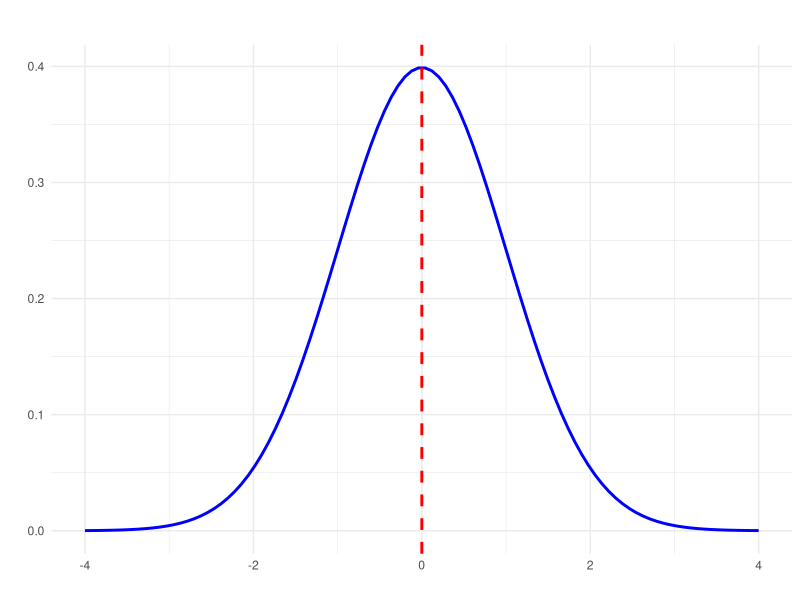
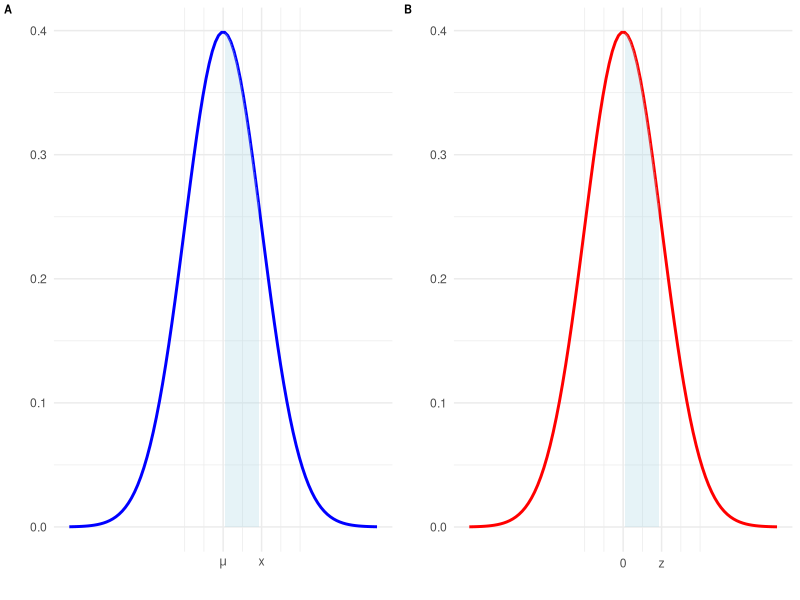
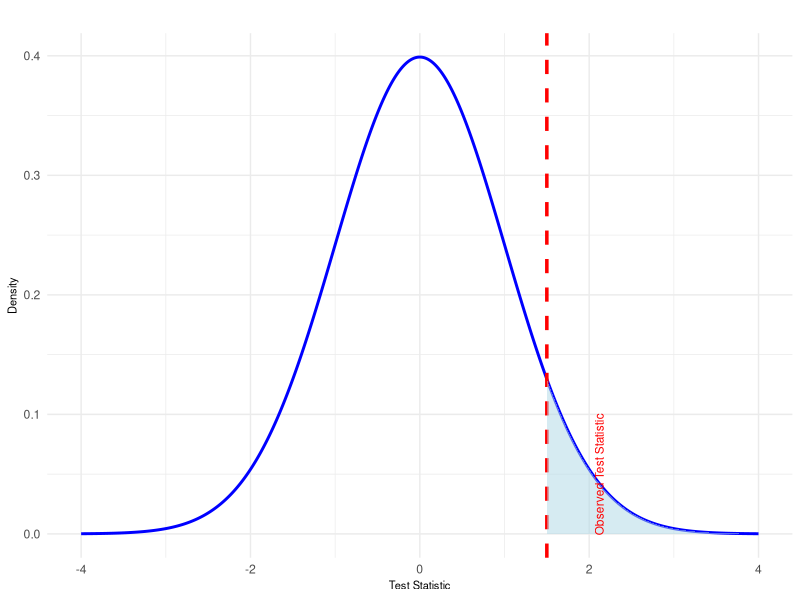
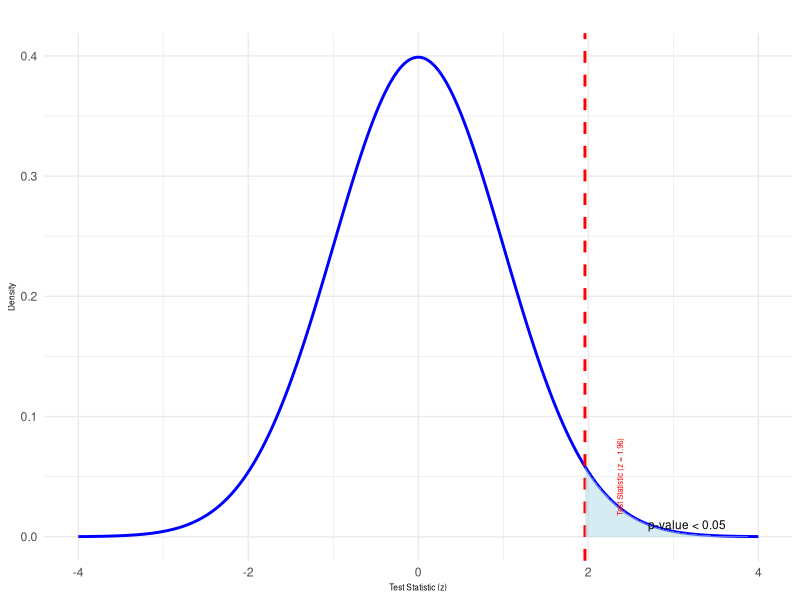

Generate these figures, in order, with R: (Note: this script raises an error after producing the figures.)
## ---- chunk 1
# Load the necessary library
library(ggplot2)
library(dplyr)
# Parameters for the normal distribution
mean <- 0  # Mean 
sd <- 1    # Standard deviation 

# Generate a sequence of x values
x <- seq(-4, 4, length = 100)

# Calculate the density of the normal distribution for each x value
y <- dnorm(x, mean, sd)

# Create a data frame for ggplot
data <- data.frame(x = x, y = y)

# Plot the normal distribution
ggplot(data, aes(x = x, y = y)) +
  geom_line(color = "blue", size = 1) +
  geom_vline(xintercept = mean, linetype = "dashed", color = "red", size = 1) +
  labs(title = "", subtitle = expression(paste("")),x = "", y = "") +
  theme(axis.text.y = element_blank(), # Remove y-axis numbers
      #  axis.ticks.y = element_blank(), # Remove y-axis ticks
        axis.title.y = element_blank()) +# Remove y-axis title
  theme_minimal()

## ---- chunk 2
# Load necessary libraries
library(ggplot2)
library(cowplot)

# Define standard deviation and mean
mu <- 2
sd <- 1

# Create a data frame for the first plot (normal distribution centered at mu)
x_vals <- seq(mu - 4 * sd, mu + 4 * sd, length.out = 100)
dist1 <- dnorm(x_vals, mean = mu, sd = sd)
data1 <- data.frame(x = x_vals, y = dist1)

# Create a data frame for the second plot (normal distribution centered at 0)
x_vals2 <- seq(-4 * sd, 4 * sd, length.out = 100)
dist2 <- dnorm(x_vals2, mean = 0, sd = sd)
data2 <- data.frame(x = x_vals2, y = dist2)

# First plot: Normal distribution with mean mu
plot1 <- ggplot(data1, aes(x = x, y = y)) +
  geom_line(color = "blue", size = 1) +             # Plot the line
  geom_ribbon(data = subset(data1, x >= mu & x <= mu + sd), aes(ymin = 0, ymax = y), fill = "lightblue", alpha = 0.3) + # Fill light blue from mu to 1 SD
  labs(x = "", y = "") +
  scale_x_continuous(breaks = c(mu, mu + sd), labels = c(expression(mu), "x")) + # Label x-axis with mu and x at mu + 1 SD
  theme_minimal() +
  theme(axis.title.x = element_text(size = 14),axis.title.y = element_text(size = 14)
  )

# Second plot: Normal distribution with mean 0
plot2 <- ggplot(data2, aes(x = x, y = y)) +
  geom_line(color = "red", size = 1) +              # Plot the line
  geom_ribbon(data = subset(data2, x >= 0 & x <= 0 + sd), aes(ymin = 0, ymax = y), fill = "lightblue", alpha = 0.3) + # Fill light blue from 0 to 1 SD
  labs(x = "", y = "") +
  scale_x_continuous(breaks = c(0, 0 + sd), labels = c("0", "z")) + # Label x-axis with 0 and z at 1 SD
  theme_minimal() +
  theme(axis.title.x = element_text(size = 14), axis.title.y = element_text(size = 14)
  )

# Combine the two plots side by side
combined_plot <- plot_grid(plot1, plot2, labels = c("A", "B"), label_size = 8)

# Display the combined plot
print(combined_plot)

## ---- chunk 3
cat("$$t = \\frac{\\bar{X_1} - \\bar{X_2}}{\\sqrt{\\frac{s_1^2}{n_1} + \\frac{s_2^2}{n_2}}}$$")

## ---- chunk 4
cat("$$t = \\frac{\\bar{D}}{\\frac{s_D}{\\sqrt{n}}}$$")
## ---- chunk 5
cat("$$z = \\frac{\\bar{X} - \\mu}{\\frac{\\sigma}{\\sqrt{n}}}$$")
## ---- chunk 6
cat("$$F = \\frac{MST}{MSE}$$")
## ---- chunk 7
cat("$$r = \\frac{\\sum (x_i - \\bar{x})(y_i - \\bar{y})}{\\sqrt{\\sum (x_i - \\bar{x})^2 \\sum (y_i - \\bar{y})^2}}$$")
## ---- chunk 8
# Define mean, standard deviation, and observed test statistic
mean <- 0  # Assume mean is 0 under the null hypothesis
sd <- 1    # Standard deviation for the standard normal distribution
test_stat <- 1.5  # Example of an observed test statistic

# Create a sequence of x values for the plot
x_vals <- seq(mean - 4 * sd, mean + 4 * sd, length.out = 1000)

# Calculate the density (y-values) for the normal distribution
y_vals <- dnorm(x_vals, mean = mean, sd = sd)

# Create a data frame for plotting
data <- data.frame(x = x_vals, y = y_vals)

# Plot the normal distribution
ggplot(data, aes(x = x, y = y)) +
  geom_line(color = "blue", size = 1) +  # Plot the normal distribution curve
  geom_vline(xintercept = test_stat, color = "red", linetype = "dashed", size = 1.2) +  # Mark the observed test statistic
  geom_ribbon(data = subset(data, x >= test_stat), aes(ymin = 0, ymax = y), fill = "lightblue", alpha = 0.5) +  # Shade area beyond the test statistic
  labs(title = "", x = "Test Statistic", y = "Density") +
  annotate("text", x = test_stat + 0.3, y = 0.05, label = "Observed Test Statistic", color = "red", angle = 90, vjust = 3.5, size=3) +
  theme_minimal() +
  theme(axis.title.x = element_text(size = 8),
    axis.title.y = element_text(size = 8),
    plot.title = element_text(hjust = 0.5)
  )

## ---- chunk 9
# Load necessary libraries
library(ggplot2)

# Define mean, standard deviation, and observed test statistic
mean <- 0  # Mean of the standard normal distribution (under null hypothesis)
sd <- 1    # Standard deviation of the standard normal distribution
test_stat <- 1.96  # Example test statistic for a 95% confidence level (for significance level of 0.05)

# Create a sequence of x values for the plot
x_vals <- seq(mean - 4 * sd, mean + 4 * sd, length.out = 1000)

# Calculate the density (y-values) for the normal distribution
y_vals <- dnorm(x_vals, mean = mean, sd = sd)

# Create a data frame for plotting
data <- data.frame(x = x_vals, y = y_vals)

# Plot the normal distribution
ggplot(data, aes(x = x, y = y)) +
  geom_line(color = "blue", size = 1) +  # Plot the normal distribution curve
  geom_vline(xintercept = test_stat, color = "red", linetype = "dashed", size = 1) +  # Mark the test statistic (1.96)
  geom_ribbon(data = subset(data, x >= test_stat), aes(ymin = 0, ymax = y), fill = "lightblue", alpha = 0.5) +  # Shade area beyond test statistic (p-value)
  labs(title = "", x = "Test Statistic (z)", y = "Density") +
  annotate("text", x = test_stat + 0.2, y = 0.05, label = "Test Statistic (z = 1.96)", color = "red", angle = 90, vjust = 3.5, size=2) +
  annotate("text", x = test_stat + 1.2, y = 0.01, label = "p-value < 0.05", color = "black", size = 3) +
  theme_minimal() +
  theme(
    axis.title.x = element_text(size = 6),
    axis.title.y = element_text(size = 6),
    plot.title = element_text(hjust = 0.5)
  )

## ---- chunk 10
knitr::include_graphics("figs/plot1.png")
## ---- chunk 11
knitr::include_graphics("figs/fisher.png")
## ---- chunk 12
knitr::include_graphics("figs/plot2.png")
## ---- chunk 13
knitr::include_graphics("figs/significance.png")
## ---- chunk 14
# Create a data frame for the standard normal distribution
df <- data.frame(x = seq(-4, 4, length.out = 1000))
df$y <- dnorm(df$x)

# Plot 1: P(X < z)
z1 <- 1  # Example Z-score
p1 <- ggplot(df, aes(x = x, y = y)) +
  geom_line() +
  geom_area(data = subset(df, x < z1), aes(x = x, y = y), fill = "blue", alpha = 0.3) +
  geom_vline(xintercept = z1, linetype = "dashed", color = "red") +
  labs(title = "P(X < z)", x = "Z-score", y = "Density") +
  theme_minimal()

# Plot 2: P(X > z)
z2 <- 1  # Example Z-score
p2 <- ggplot(df, aes(x = x, y = y)) +
  geom_line() +
  geom_area(data = subset(df, x > z2), aes(x = x, y = y), fill = "blue", alpha = 0.3) +
  geom_vline(xintercept = z2, linetype = "dashed", color = "red") +
  labs(title = "P(X > z)", x = "Z-score", y = "Density") +
  theme_minimal()

# Plot 3: P(z1 < X < z2)
z1 <- -1  # Example Z-score 1
z2 <- 1    # Example Z-score 2
p3 <- ggplot(df, aes(x = x, y = y)) +
  geom_line() +
  geom_area(data = subset(df, x > z1 & x < z2), aes(x = x, y = y), fill = "blue", alpha = 0.3) +
  geom_vline(xintercept = c(z1, z2), linetype = "dashed", color = "red") +
  labs(title = "P(z1 < X < z2)", x = "Z-score", y = "Density") +
  theme_minimal()

# Arrange the plots in a grid
library(gridExtra)
grid.arrange(p1, p2, p3, ncol = 1)
## ---- chunk 15
# Create data for the normal distribution
z_values <- seq(-3, 3, length.out = 100)
y_values <- dnorm(z_values)

# Create a data frame
data <- data.frame(z = z_values, density = y_values)

# Plot the normal distribution and shade the area below z = 0.76
ggplot(data, aes(x = z, y = density)) +
  geom_line() +
  geom_area(data = filter(data, z <= 0.76), fill = "blue", alpha = 0.5) +
  geom_vline(xintercept = 0.76, linetype = "dashed", color = "red") +
  annotate("text", x = 2, y = 0.05, label = "P(z < 0.76)", color = "blue", size = 5) +
  labs(title = "", x = "Z-score", y = "Density") + theme_minimal()

## ---- chunk 16
# Calculate the cumulative 
# probability for z = 0.76
z_score <- 0.76
p_value <- pnorm(z_score)
# Convert to percentage
percent_area <- p_value * 100
# Print the result
percent_area
## ---- chunk 17
# Create data for the normal distribution
z_values <- seq(-3, 3, length.out = 100)
y_values <- dnorm(z_values)

# Create a data frame
data <- data.frame(z = z_values, density = y_values)

# Plot the normal distribution and shade the area below z = 0.76
ggplot(data, aes(x = z, y = density)) +
  geom_line() +
  geom_area(data = filter(data, z <= 0.76), fill = "blue", alpha = 0.5) +
  geom_vline(xintercept = 0.76, linetype = "dashed", color = "red") +
  annotate("text", x = 2, y = 0.05, label = "P(z < 0.76)", color = "blue", size = 5) +
  labs(title = "",
       x = "Z-score",
       y = "Density") +
  theme_minimal()

## ---- chunk 18
# Calculate the z-score for the upper 5%
p_value <- 0.95
z_score <- qnorm(p_value)

# Create data for the normal distribution
z_values <- seq(-3, 3, length.out = 100)
y_values <- dnorm(z_values)

# Create a data frame
data <- data.frame(z = z_values, density = y_values)

# Plot the normal distribution and shade the area above the z-score
ggplot(data, aes(x = z, y = density)) +
  geom_line() +
  geom_area(data = filter(data, z >= z_score), fill = "blue", alpha = 0.5) +
  geom_vline(xintercept = z_score, linetype = "dashed", color = "red") +
  annotate("text", x = z_score + 0, y = 0.05, label = "z where:\n P>z = 0.05", color = "red", size = 5) +
  labs(title = "", x = "Z-score", y = "Density") + theme_minimal()

## ---- chunk 19
# Calculate the z-score for 
# the upper 5% (0.95 cumulative 
# probability)
p_value <- 0.95
z_score <- qnorm(p_value)
# Print the result
z_score
## ---- chunk 20
# Calculate the z-score for the upper 5%
p_value <- 0.95
z_score <- qnorm(p_value)

# Create data for the normal distribution
z_values <- seq(-3, 3, length.out = 100)
y_values <- dnorm(z_values)

# Create a data frame
data <- data.frame(z = z_values, density = y_values)

# Plot the normal distribution and shade the area above the z-score
ggplot(data, aes(x = z, y = density)) +
  geom_line() +
  geom_area(data = filter(data, z >= z_score), fill = "blue", alpha = 0.5) +
  geom_vline(xintercept = z_score, linetype = "dashed", color = "red") +
  annotate("text", x = z_score + 0, y = 0.05, label = "z where:\n P>z = 0.05", color = "red", size = 5) +
  labs(title = "", x = "Z-score", y = "Density") + theme_minimal()

## ---- chunk 21
# Parameters for the normal distribution
mean <- 100
sd <- 15

# Values to find the probability between
low_value <- 100
high_value <- 115

# Calculate the z-scores
z_low <- (low_value - mean) / sd
z_high <- (high_value - mean) / sd

# Calculate the probabilities using pnorm
p_low <- pnorm(z_low)
p_high <- pnorm(z_high)

# Probability of falling between 100 and 115
probability <- p_high - p_low

# Print the probability
print(paste("Probability of falling between 100 and 115:", round(probability, 4)))

# Create data for the normal distribution
x_values <- seq(mean - 4*sd, mean + 4*sd, length.out = 100)
y_values <- dnorm(x_values, mean, sd)

# Create a data frame
data <- data.frame(x = x_values, density = y_values)

# Plot the normal distribution and shade the area between 100 and 115
ggplot(data, aes(x = x, y = density)) +
  geom_line() +
  geom_area(data = filter(data, x >= low_value & x <= high_value), fill = "blue", alpha = 0.5) +
  geom_vline(xintercept = low_value, linetype = "dashed", color = "red") +
  geom_vline(xintercept = high_value, linetype = "dashed", color = "red") +
  labs(title = "", x = "Score", y = "Density") + theme_minimal()
## ---- chunk 22
# Parameters
mean <- 100
sd <- 15
# Values
low_value <- 100
high_value <- 115

# Calculate the z-scores
z_low <- (low_value-mean)/sd
z_high <- (high_value-mean)/sd
## ---- chunk 23
# Parameters for the normal distribution
mean <- 100
sd <- 15

# Values to find the probability between
low_value <- 100
high_value <- 115

# Calculate the z-scores
z_low <- (low_value - mean) / sd
z_high <- (high_value - mean) / sd

# Calculate the probabilities using pnorm
p_low <- pnorm(z_low)
p_high <- pnorm(z_high)

# Probability of falling between 100 and 115
probability <- p_high - p_low

# Print the probability
print(paste("Probability of falling between 100 and 115:", round(probability, 4)))

# Create data for the normal distribution
x_values <- seq(mean - 4*sd, mean + 4*sd, length.out = 100)
y_values <- dnorm(x_values, mean, sd)

# Create a data frame
data <- data.frame(x = x_values, density = y_values)

# Plot the normal distribution and shade the area between 100 and 115
ggplot(data, aes(x = x, y = density)) +
  geom_line() +
  geom_area(data = filter(data, x >= low_value & x <= high_value), fill = "blue", alpha = 0.5) +
  geom_vline(xintercept = low_value, linetype = "dashed", color = "red") +
  geom_vline(xintercept = high_value, linetype = "dashed", color = "red") +
  labs(title = "", x = "Score", y = "Density") + theme_minimal()
## ---- chunk 24
# Find the probabilities
p_low <- pnorm(z_low)
p_high <- pnorm(z_high)

# Probability of falling 
# between 100 and 115
probability <- p_high - p_low
probability
## ---- chunk 25
# Parameters for the normal distribution
mean <- 100
sd <- 15

# Values to find the probability between
low_value <- 100
high_value <- 115

# Calculate the z-scores
z_low <- (low_value - mean) / sd
z_high <- (high_value - mean) / sd

# Calculate the probabilities using pnorm
p_low <- pnorm(z_low)
p_high <- pnorm(z_high)

# Probability of falling between 100 and 115
probability <- p_high - p_low

# Print the probability
print(paste("Probability of falling between 100 and 115:", round(probability, 4)))

# Create data for the normal distribution
x_values <- seq(mean - 4*sd, mean + 4*sd, length.out = 100)
y_values <- dnorm(x_values, mean, sd)

# Create a data frame
data <- data.frame(x = x_values, density = y_values)

# Plot the normal distribution and shade the area between 100 and 115
ggplot(data, aes(x = x, y = density)) +
  geom_line() +
  geom_area(data = filter(data, x >= low_value & x <= high_value), fill = "blue", alpha = 0.5) +
  geom_vline(xintercept = low_value, linetype = "dashed", color = "red") +
  geom_vline(xintercept = high_value, linetype = "dashed", color = "red") +
  labs(title = "", x = "Score", y = "Density") + theme_minimal()
## ---- chunk 26
# Load necessary libraries
library(ggplot2)

# Given values
mean_lifespan <- 15.7
sd_lifespan <- 1.6
age_allison_cat <- 18

# Define the Z-score
z_score <- (age_allison_cat - mean_lifespan) / sd_lifespan

# Generate a sequence of x-values (ages) covering the normal distribution
x_values <- seq(mean_lifespan - 4 * sd_lifespan, mean_lifespan + 4 * sd_lifespan, length = 1000)

# Calculate the density for each x-value
density <- dnorm(x_values, mean = mean_lifespan, sd = sd_lifespan)

# Create a data frame for ggplot
df <- data.frame(x = x_values, density = density)

# Define the critical Z-score for shading
shade_df <- df[df$x >= age_allison_cat, ]

# Plot the normal distribution with the shaded area for P(X > 18)
ggplot(df, aes(x = x, y = density)) +
  geom_line(color = "blue", size = 1) +  # Plot the normal distribution
  geom_area(data = shade_df, aes(x = x, y = density), fill = "red", alpha = 0.4) +  # Shade the area P(X > 18)
  geom_vline(xintercept = age_allison_cat, linetype = "dashed", color = "black") +  # Add a dashed line at Allison's cat's age
  labs(title = "Probability of a Cat Living to be as Old as Allison's Cat",
       subtitle = paste0("Mean = 15.7, SD = 1.6, Age = ", age_allison_cat),
       x = "Cat's Age",
       y = "Density") +
  theme_minimal()
## ---- chunk 27
# Given values
mean_lifespan <- 15.7
sd_lifespan <- 1.6
age_allison_cat <- 18
# Calculate Z-score
z_score <- (age_allison_cat - mean_lifespan) / sd_lifespan
# Find the probability that a cat lives longer than 18 years
probability <- 1 - pnorm(z_score)
probability
## ---- chunk 28
# Given values
mean_lifespan <- 15.7
sd_lifespan <- 1.6
age_allison_cat <- 18
# Calculate Z-score
z_score <- (age_allison_cat - mean_lifespan) / sd_lifespan
# Find the probability that a cat lives longer than 18 years
probability <- 1 - pnorm(z_score)
probability
## ---- chunk 29
# Parameters
mean <- 0.6
sd <- 0.2
# Threshold 4 lead remediation
threshold <- 1
# Calculate the z-score for the threshold
z_score<-(threshold-mean)/sd
# Calculate the proportion of 
#buildings above the threshold
threshold<-1-pnorm(z_score)
threshold
